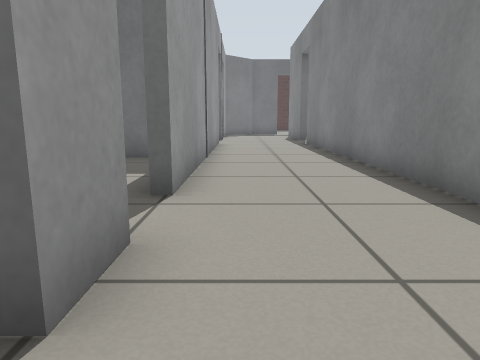
[1] (above)

17 first-person views from a walk through a world built for the Gazebo simulator. The camera is 0.5 m above the floor, tilts 10° down and sees 70° across. The floor is counted in squares, 0.5 m on a side. Each view is taken from the middle of a square. On the plan, view 1 faces up. The plan holds only what a view shows up to about 13 squares ahead; the rest is blank. The place goes on beyond the plan. Gazebo's built-in surfaces are drawn with simple patterns.

[2]
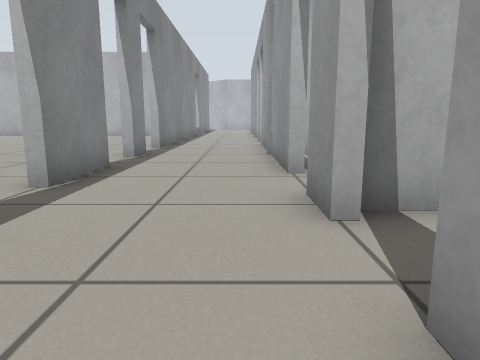

[3]
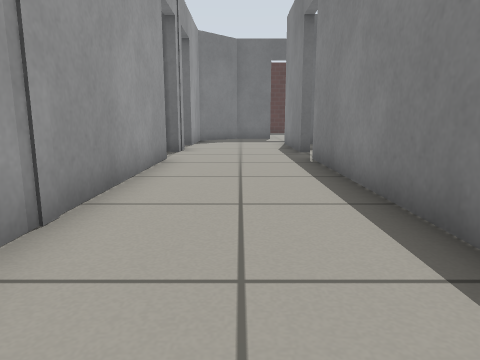

[4]
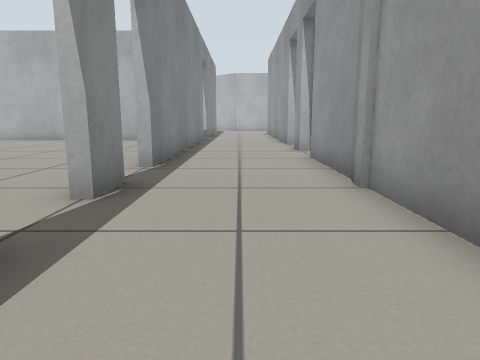

[5]
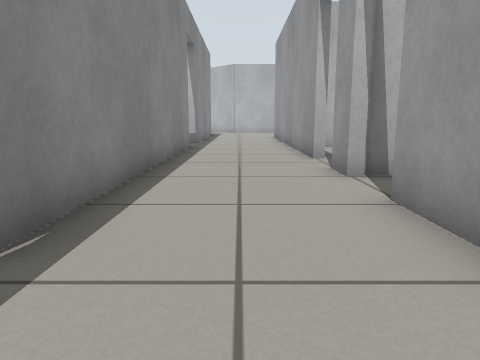

[6]
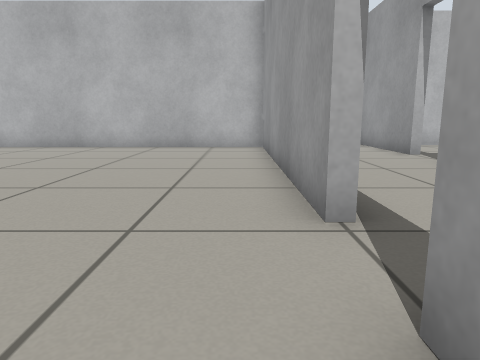

[7]
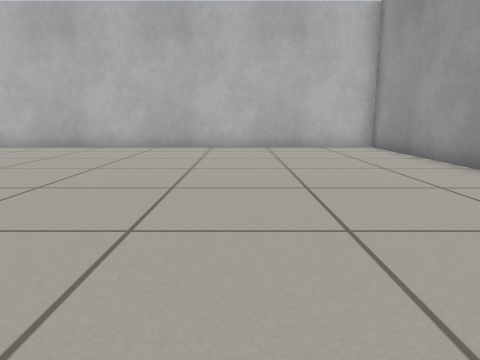

[8]
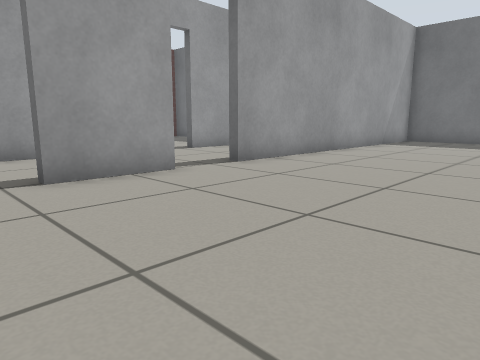

[9]
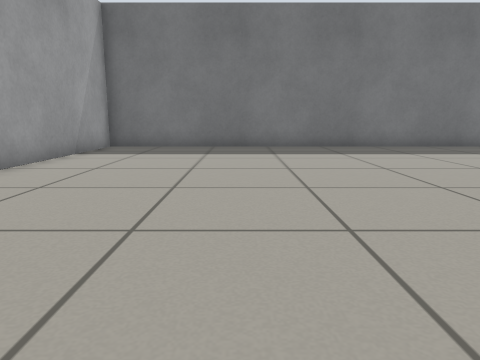

[10]
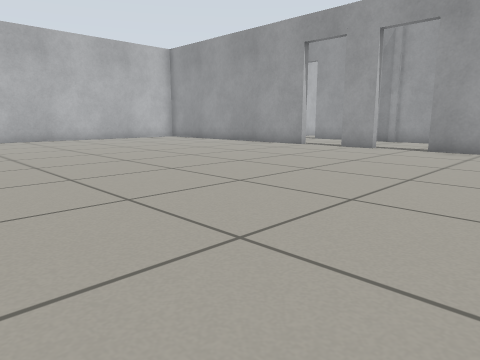

[11]
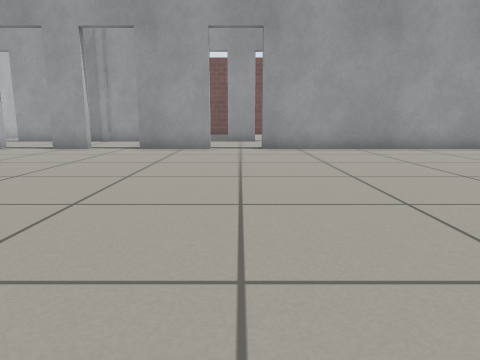

[12]
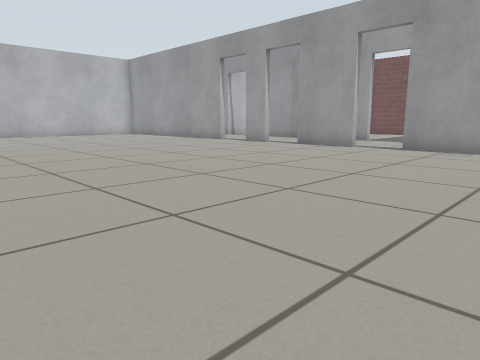

[13]
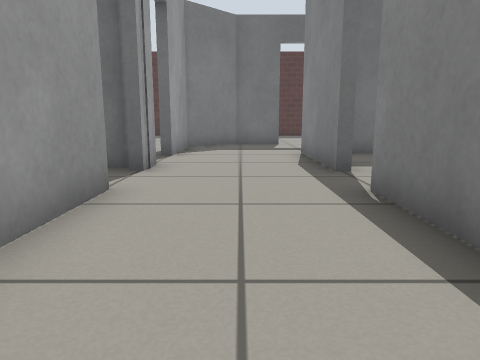

[14]
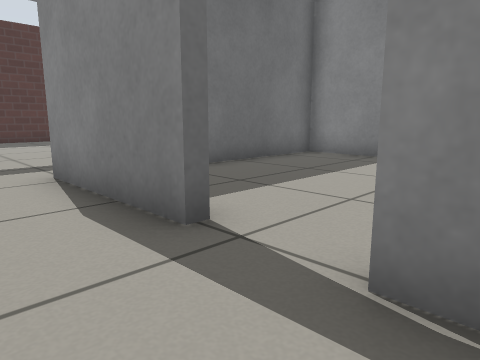

[15]
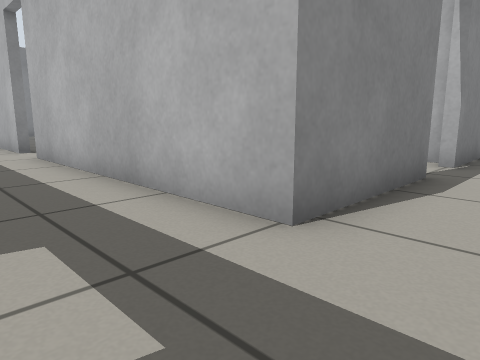

[16]
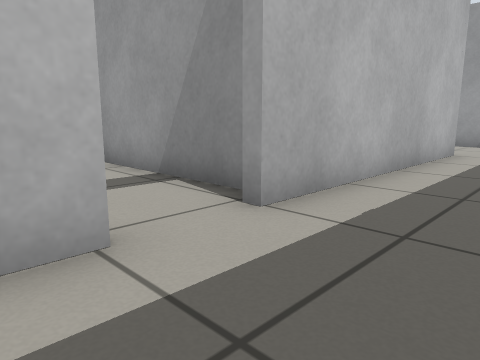

[17]
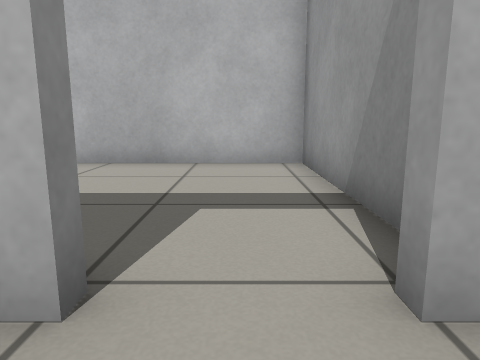

### Floor plan
Points are (right, up) in squares from view 1. A wall is a line through its corners. A room is listed if a view was taken in it or the views show most of it. See-through windows are left out.
Room 1 (views 1, 2, 3, 4, 5, 13, 14, 15, 16, 17)
walls: (2.9, 4) (2.9, 14.8); (-0.9, 2.8) (-0.9, 1.4); (-0.9, -0.2) (-0.9, -8.2); (-0.9, 15) (-0.9, 4.4); (2.9, -1.5) (2.9, 1); (2.9, 16.6) (2.9, 20.4) (11.1, 20.4); (-0.9, 17.8) (-0.9, 16.6); (2.9, -4.5) (2.9, -3.3); (0.2, 23.5) (-0.9, 22.5) (-0.9, 19.5); (-0.9, -10) (-0.9, -11.1); (12.9, 20.4) (15.4, 20.4); (-0.9, -12.8) (-0.9, -17.5); (2.9, -16.8) (2.9, -6.3)
ways out: open door at (3, -5.5) to room 2; open door at (3, -2.5) to room 2; open door at (3, 1.5) to room 2; open door at (3, 15.5) to room 3; open door at (-1, -10.5); open door at (-1, 0.5); open door at (-1, 3.5); open door at (-1, 15.5); open door at (-1, 18.5); open door at (3, -17); open door at (12, 20)
Room 2 (views 6, 7, 8, 9, 10, 11, 12)
walls: (3.2, 1) (3.2, -1.5); (3.2, -3.3) (3.2, -4.5); (3.2, -6.3) (3.2, -15.6) (15.5, -15.6); (15.5, 13.8) (3.2, 13.8) (3.2, 2.8)
ways out: open door at (3, -5.5) to room 1; open door at (3, -2.5) to room 1; open door at (3, 1.5) to room 1
Room 3 (no view inside)
walls: (10.3, 17.9) (10.3, 20.1) (4.2, 20.1)
ways out: open door at (3, 15.5) to room 1

Where each view was taken, in squares from view 1:
view 1: 0 up, 0 right, facing up
view 2: 6 up, 0 right, facing down
view 3: 6 up, 1 right, facing up
view 4: 1 up, 1 right, facing down
view 5: 4 down, 1 right, facing down
view 6: 3 down, 4 right, facing down
view 7: 3 down, 8 right, facing down
view 8: 3 down, 9 right, facing up-left
view 9: 1 up, 8 right, facing up
view 10: 2 up, 15 right, facing down-left
view 11: 2 up, 15 right, facing left
view 12: 7 up, 15 right, facing down-left
view 13: 10 up, 1 right, facing up
view 14: 14 up, 1 right, facing up-right
view 15: 23 up, 1 right, facing down-right
view 16: 23 up, 14 right, facing down-left
view 17: 22 up, 12 right, facing down
